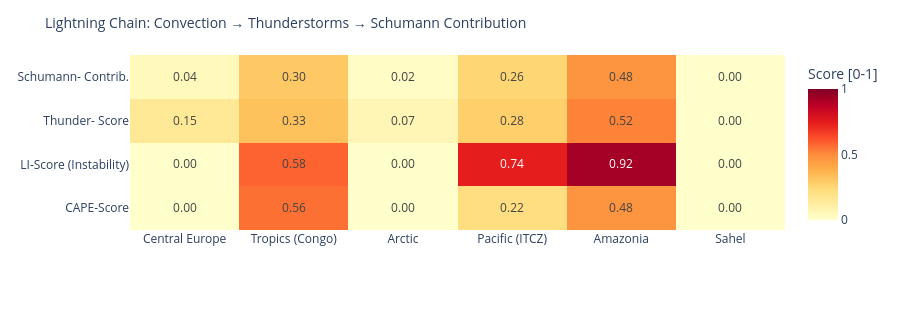

Notebook cell for this chart:
### Code cell
# ============================================================
# LIGHTNING CHAIN: Convection → Thunderstorms → Schumann
# Shows the causal chain per measurement point as heatmap
# ============================================================

def cape_score(v):
    """CAPE → normalized score [0,1]"""
    if v is None or pd.isna(v): return 0.0
    return min(1.0, float(v) / 3000)

def li_score(v):
    """Lifted Index: negative = unstable → score [0,1]"""
    if v is None or pd.isna(v): return 0.3
    return min(1.0, max(0.0, (-float(v) + 6) / 12))

def cloud_score(v):
    if v is None or pd.isna(v): return 0.3
    return float(v) / 100

def thunder_score(row):
    """Kombinierter Gewitterwahrscheinlichkeits-Score
    CAPE + LI + Bedeckung + WMO-Gewitter + konvektiver Niederschlag (showers)
    Hinweis: X-Ray und Kp sind kein Bestandteil – nur geomagn./solarer Kontext.
    """
    cs = cape_score(row.get('cape'))
    ls = li_score(row.get('li'))
    cl = cloud_score(row.get('cloud'))
    t  = 1.0 if row.get('thunderstorm') else 0.0
    # Convective precipitation (showers) as additional indicator
    sh = min(1.0, (row.get('showers') or 0) / 5.0)
    return round(cs * 0.30 + ls * 0.25 + cl * 0.15 + t * 0.20 + sh * 0.10, 3)

def schumann_contribution(t_score, lat):
    """Schumann contribution: higher in tropics (±30°), scaled by thunderstorm score"""
    lat_weight = max(0.3, 1.0 - abs(lat) / 60)
    return round(t_score * lat_weight, 3)

df_atm['cape_score']   = df_atm.apply(lambda r: cape_score(r['cape']), axis=1)
df_atm['li_score']     = df_atm.apply(lambda r: li_score(r['li']),    axis=1)
df_atm['thunder_score']= df_atm.apply(lambda r: thunder_score(r.to_dict()), axis=1)
df_atm['schumann_contribution'] = df_atm.apply(
    lambda r: schumann_contribution(r['thunder_score'], r['lat']), axis=1)

metrics = ['cape_score', 'li_score', 'thunder_score', 'schumann_contribution']
labels  = ['CAPE-Score', 'LI-Score\n(Instability)', 'Thunder-\nScore', 'Schumann-\nContrib.']
z_data  = [df_atm[m].tolist() for m in metrics]

fig = go.Figure(go.Heatmap(
    z=z_data,
    x=df_atm['point'].tolist(),
    y=labels,
    colorscale='YlOrRd',
    zmin=0, zmax=1,
    text=[[f'{v:.2f}' for v in row] for row in z_data],
    texttemplate='%{text}', textfont=dict(size=12),
    colorbar=dict(title='Score [0-1]')
))
fig.update_layout(
    title=dict(text='Lightning Chain: Convection → Thunderstorms → Schumann Contribution', font=dict(size=14)),
    height=310,
    plot_bgcolor='rgba(0,0,0,0)', paper_bgcolor='rgba(0,0,0,0)',
    margin=dict(l=130, r=80, t=55, b=80)
)
fig.show()

### Figure 1 — Plotly figure (JSON) as saved in the notebook; plotly's stock layout.template omitted (floating-point values rounded to 4 significant figures)
{"data": [{"colorbar": {"title": {"text": "Score [0-1]"}}, "colorscale": [[0.0, "rgb(255,255,204)"], [0.125, "rgb(255,237,160)"], [0.25, "rgb(254,217,118)"], [0.375, "rgb(254,178,76)"], [0.5, "rgb(253,141,60)"], [0.625, "rgb(252,78,42)"], [0.75, "rgb(227,26,28)"], [0.875, "rgb(189,0,38)"], [1.0, "rgb(128,0,38)"]], "text": [["0.00", "0.56", "0.00", "0.22", "0.48", "0.00"], ["0.00", "0.58", "0.00", "0.74", "0.92", "0.00"], ["0.15", "0.33", "0.07", "0.28", "0.52", "0.00"], ["0.04", "0.30", "0.02", "0.26", "0.48", "0.00"]], "textfont": {"size": 12}, "texttemplate": "%{text}", "type": "heatmap", "x": ["Central Europe", "Tropics (Congo)", "Arctic", "Pacific (ITCZ)", "Amazonia", "Sahel"], "y": ["CAPE-Score", "LI-Score\n(Instability)", "Thunder-\nScore", "Schumann-\nContrib."], "z": [[0.003333, 0.5567, 0.0, 0.2167, 0.4767, 0.0], [0.0, 0.5833, 0.0, 0.7417, 0.925, 0.0], [0.151, 0.325, 0.066, 0.283, 0.52, 0.0], [0.045, 0.303, 0.02, 0.259, 0.477, 0.0]], "zmax": 1, "zmin": 0}], "layout": {"height": 310, "margin": {"b": 80, "l": 130, "r": 80, "t": 55}, "paper_bgcolor": "rgba(0,0,0,0)", "plot_bgcolor": "rgba(0,0,0,0)", "title": {"font": {"size": 14}, "text": "Lightning Chain: Convection → Thunderstorms → Schumann Contribution"}}}
